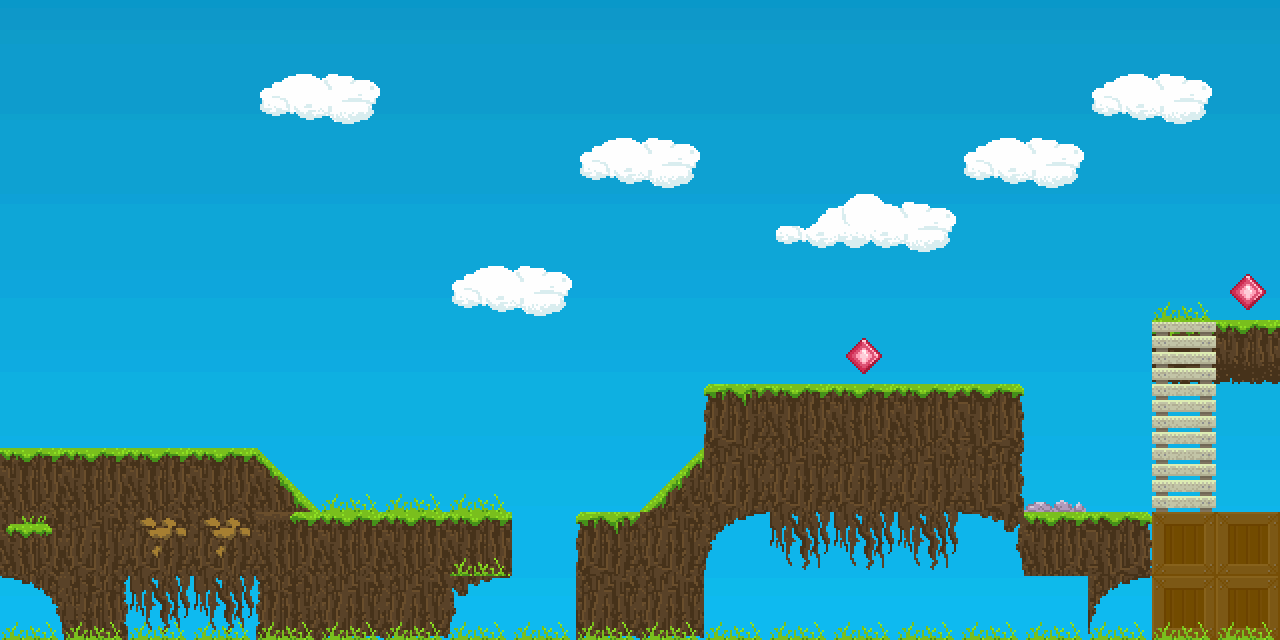

A level layout from a 2D game, rendered from its tile map. Below: a short description, then the map file with its tile-grid data intact:
An orthogonal 20x10 tile map with 64x64 px tiles, 3 tile layers (pozadina, platforme, Tile Layer 3), 2 tilesets.

<map version="1.8" tiledversion="1.8.2" orientation="orthogonal" renderorder="right-down" width="20" height="10" tilewidth="64" tileheight="64" infinite="0" nextlayerid="4" nextobjectid="1">
 <tileset firstgid="1" name="BackgroundGradient" tilewidth="64" tileheight="64" tilecount="460" columns="20">
  <image source="pics/BackgroundGradient.png" width="1280" height="1472" />
 </tileset>
 <tileset firstgid="461" name="Tiles_64x64" tilewidth="64" tileheight="64" tilecount="64" columns="8">
  <image source="pics/Tiles 64x64/Tiles_64x64.png" width="512" height="512" />
 </tileset>
 <layer id="1" name="pozadina" width="20" height="10">
  <data encoding="csv">
161,162,163,164,165,166,167,168,169,170,171,161,162,163,164,165,166,167,168,169,
181,182,183,184,185,186,187,188,189,190,191,181,182,183,184,185,186,187,188,189,
201,202,203,204,205,206,207,208,209,210,211,201,202,203,204,205,206,207,208,209,
221,222,223,224,225,226,227,228,229,230,231,221,222,223,224,225,226,227,228,229,
241,242,243,244,245,246,247,248,249,250,251,241,242,243,244,245,246,247,248,249,
261,262,263,264,265,266,267,268,269,270,271,261,262,263,264,265,266,267,268,269,
281,282,283,284,285,286,287,288,289,290,291,281,282,283,284,285,286,287,288,289,
301,302,303,304,305,306,307,308,309,310,311,301,302,303,304,305,306,307,308,309,
321,322,323,324,325,326,327,328,329,330,331,321,322,323,324,325,326,327,328,329,
341,342,343,344,345,346,347,348,349,350,351,341,342,343,344,345,346,347,348,349
</data>
 </layer>
 <layer id="2" name="platforme" width="20" height="10">
  <data encoding="csv">
0,0,0,0,0,0,0,0,0,0,0,0,0,0,0,0,0,0,0,0,
0,0,0,0,0,0,0,0,0,0,0,0,0,0,0,0,0,0,0,0,
0,0,0,0,0,0,0,0,0,0,0,0,0,0,0,0,0,0,0,0,
0,0,0,0,0,0,0,0,0,0,0,0,0,0,0,0,0,0,0,0,
0,0,0,0,0,0,0,0,0,0,0,0,0,0,0,0,0,0,0,0,
0,0,0,0,0,0,0,0,0,0,0,0,0,0,0,0,0,0,482,483,
0,0,0,0,0,0,0,0,0,0,0,463,461,461,461,462,0,0,505,0,
0,461,461,461,481,0,0,0,0,0,517,465,465,465,465,471,0,0,505,0,
0,465,508,508,480,461,461,487,0,463,465,469,484,484,484,473,461,462,467,467,
515,471,484,484,464,470,470,516,0,470,470,0,0,0,0,0,0,469,467,467
</data>
 </layer>
 <layer id="3" name="Tile Layer 3" width="20" height="10">
  <data encoding="csv">
0,0,0,0,0,0,0,0,0,0,0,0,0,0,0,0,0,0,0,0,
0,0,0,0,498,499,0,0,0,0,0,0,0,0,0,0,0,498,499,0,
0,0,0,0,0,0,0,0,0,498,499,0,0,0,0,498,499,0,0,0,
0,0,0,0,0,0,0,0,0,0,0,0,502,501,500,0,0,0,0,0,
0,0,0,0,0,0,0,498,499,0,0,0,0,0,0,0,0,0,489,511,
0,0,0,0,0,0,0,0,0,0,0,0,0,511,0,0,0,0,506,0,
0,0,0,0,0,0,0,0,0,0,0,0,0,0,0,0,0,0,0,0,
461,0,0,0,0,489,489,489,0,0,0,0,0,0,0,0,507,0,0,0,
488,0,510,510,0,0,0,0,0,0,0,0,0,0,0,0,0,0,0,0,
489,489,489,489,489,489,489,489,489,489,489,489,489,489,489,489,489,489,489,489
</data>
 </layer>
</map>
